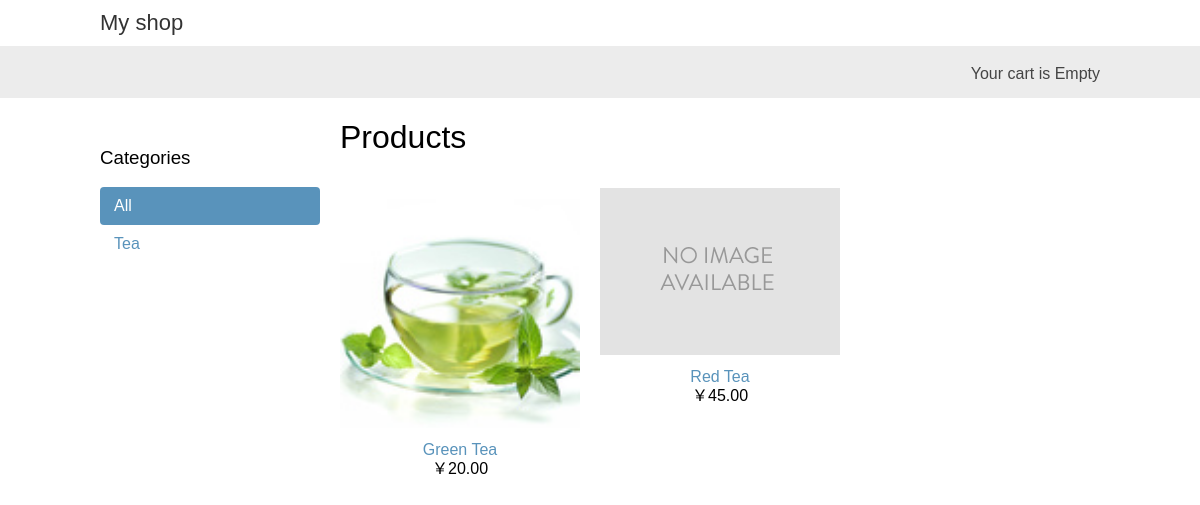
The page / on the database its author committed.
### shop/models.py (models this page shows, shortened)
class Category(models.Model):
    name = models.CharField(max_length=200,
                            db_index=True)
    slug = models.SlugField(max_length=200,
                            db_index=True,
                            unique=True)
    class Meta:
        ordering = ('name', )
        verbose_name = 'category'
        verbose_name_plural = 'categories'
    def get_absolute_url(self):
        return reverse('shop:product_list_by_category',
                       args=[self.slug])

class Product(models.Model):
    category = models.ForeignKey(Category, related_name='products')
    name = models.CharField(max_length=200, db_index=True)
    slug = models.SlugField(max_length=200, db_index=True)
    image = models.ImageField(upload_to='products/%Y/%m/%d', blank=True)
    description = models.TextField(blank=True)
    price = models.DecimalField(max_digits=10, decimal_places=2)
    stock = models.PositiveIntegerField()
    available = models.BooleanField(default=True)
    created = models.DateTimeField(auto_now_add=True)
    updated = models.DateTimeField(auto_now=True)
    class Meta:
        ordering = ('name', )
        index_together = (('id', 'slug'), )
    def get_absolute_url(self):
        return reverse('shop:product_detail', args=[self.id, self.slug])

### shop/views.py (the view)
# urls.py: url(r'^$', views.product_list, name='product_list'),
def product_list(request, category_slug=None):
    category = None
    categories = Category.objects.all()
    products = Product.objects.filter(available=True)
    if category_slug:
        category = get_object_or_404(Category, slug=category_slug)
        products = products.filter(category=category)
    return render(request, 'shop/product/list.html', {'category': category,
                                                      'categories': categories,
                                                      'products': products})

### cart/cart.py (called while the page is built)
    def __len__(self):
        return sum(item['quantity'] for item in self.cart.values())

### cart/context_processors.py (called while the page is built)
def cart(request):
    return {'cart': Cart(request)}

### shop/templates/shop/product/list.html (shortened to what this page needs)
{% extends 'shop/base.html' %}
{% load static %}
{% block content %}
    <div id="sidebar">
        <h3>Categories</h3>
        <ul>
            <li {% if not category %}class="selected"{% endif %}>
                <a href="{% url 'shop:product_list' %}">All</a>
            </li>
            {% for c in categories %}
            <li {% if category.slug == c.slug %}class="selected"{% endif %}>
                <a href="{{ c.get_absolute_url }}">{{ c.name }}</a>
            </li>
            {% endfor %}
        </ul>
    </div>
    <div id="main" class="product-list">
        <h1>{% if category %}
            {{ category.name }}
            {% else %}
            Products
            {% endif %}
        </h1>
        {% for product in products %}
            <div class="item">
                <a href="{{ product.get_absolute_url }}">
                    <img src="{% if product.image %}
                        {{ product.image.url }}
                    {% else %}
                        {% static 'img/no_image.png' %}
                    {% endif %}" alt="No">
                </a><br>
                <a href="{{ product.get_absolute_url }}">
                    {{ product.name }}
                </a><br>
                ￥{{ product.price }}
            </div>
        {% endfor %}
    </div>
{% endblock %}

### shop/static/css/base.css (style rules this page uses)
body { margin:0; padding:0; font-family:helvetica, sans-serif; }
h1, h2, h3, h4, h5 , h6 { font-family: 'Ubuntu', sans-serif; font-weight:normal; }
a { text-decoration:none; color:#5993bb; }
#sidebar { width:220px; padding:30px 20px 0 0; float:left; }
#sidebar ul { margin:0; padding:0; }
#sidebar ul li { margin:0; list-style:none; padding:10px 14px; }
#sidebar ul li a { display:block; }
#sidebar ul li.selected { background:#5993bb; border-radius:4px; }
#sidebar ul li.selected a { color:#fff; }
#main { float:left; width: 96%; margin-right:-220px; overflow:hidden; }
.product-list .item { width:25%; padding:10px 20px 10px 0; float:left; text-align:center; line-height:1.2; }
.product-list .item img { width:100%; margin-bottom:8px; }

### rows shown on the page
Category: name "Tea"
Product: image (picture), name "Green Tea", price "20.00"
Product: name "Red Tea", price "45.00"
